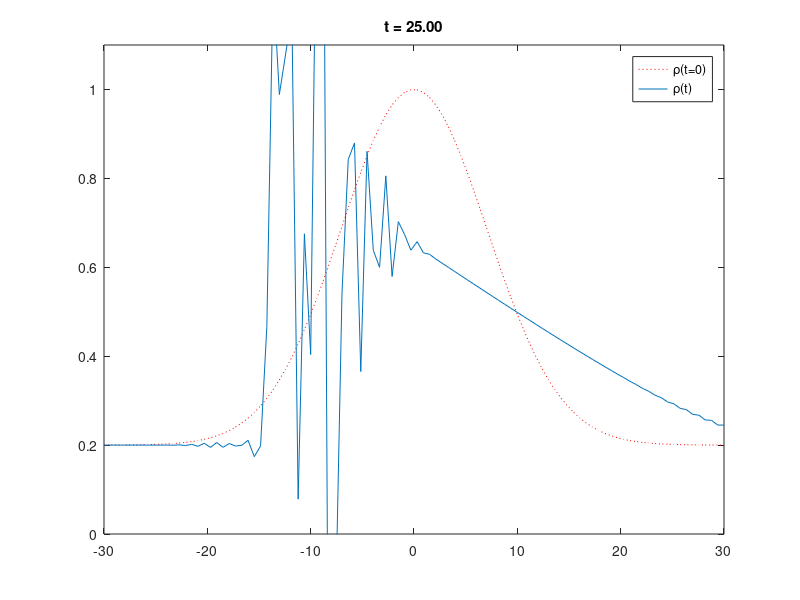

This chart was generated by the following MATLAB code:
% TEP4280: Simulation of traffic by Burgers eqn., FTCS scheme.
% d(rho)/dt + d(rho*(1-rho))/dx = 0
clear all
close all
clc

xmin=-30;
xmax=30;
r=@(x)0.2+0.8*exp(-(x/10).^2);
N=100;
X=linspace(xmin,xmax,N);
rho=r(X);


figure('Name','Burgers, FTCS scheme')
plot(X,rho,':r')
axis([xmin xmax 0 1.1])
hold on
h=plot(X,rho);
legend('\rho(t=0)','\rho(t)','Location','Best')
dt=0.01;     % Unconditionally unstable; just try with smaller dt :-)
tmax=25;
dx=(xmax-xmin)/(N-1);
ht=title('t = 0');
pause
for n=1:ceil(tmax/dt)
    for k=2:N-1
        right=rho(k+1)*(1-rho(k+1));
        left=rho(k-1)*(1-rho(k-1));
        nrho(k)=rho(k)-dt*(right-left)/(2*dx);
    end
    rho=nrho;
    rho(1)=0.2;
    rho(N)=rho(N-1);
    set(h,'YData',rho)
    set(ht,'String',['t = ',num2str(n*dt,'%6.2f')])
    drawnow;
end
hold off